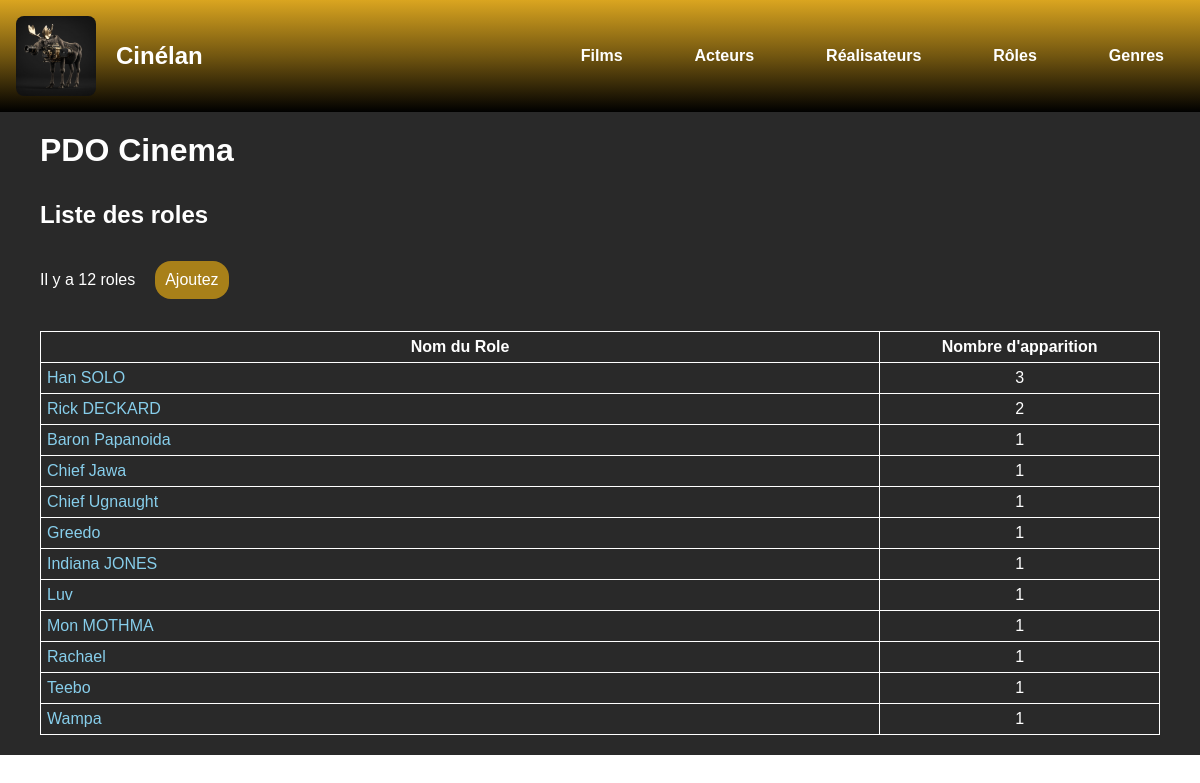
Page /index.php?action=listRoles on the earlier database version.
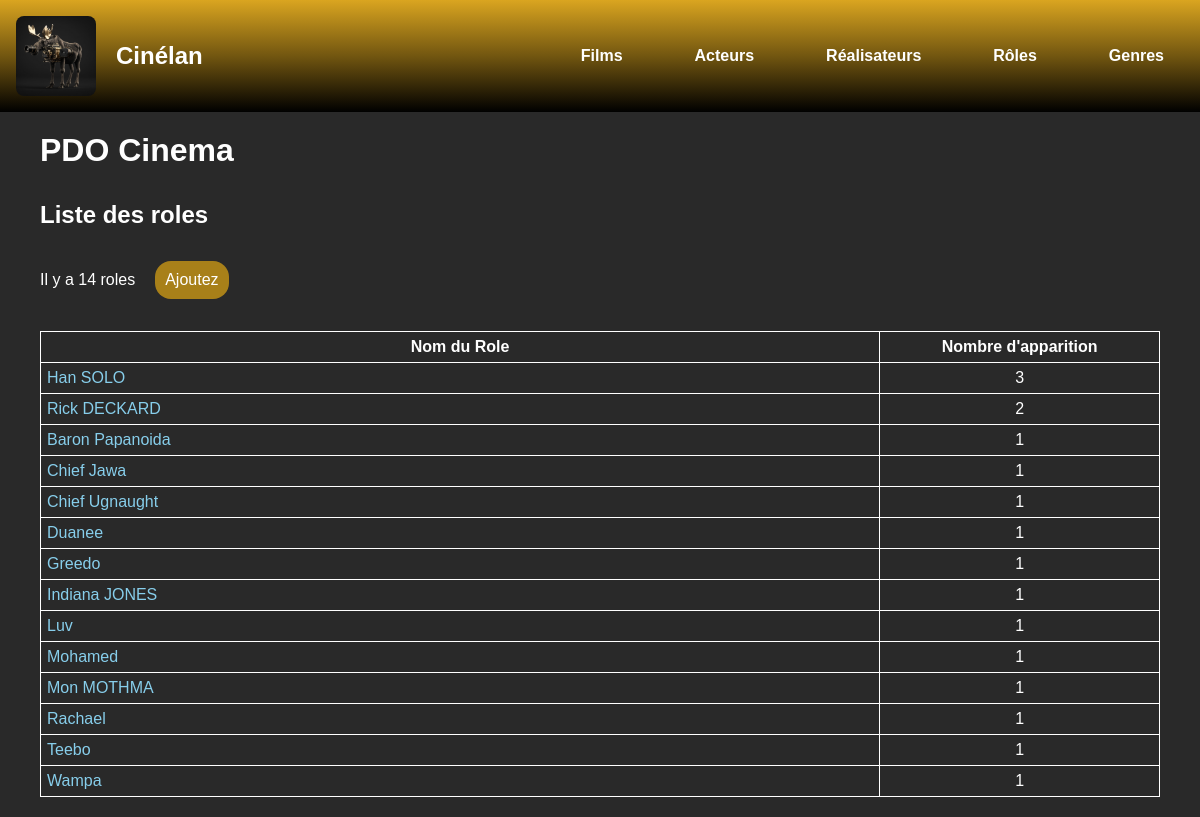
Same page on the later database version.
### tables this page shows
CREATE TABLE IF NOT EXISTS `role` (
  `id_role` int(11) NOT NULL AUTO_INCREMENT,
  `nom_role` varchar(50) NOT NULL,
  PRIMARY KEY (`id_role`)
);

### controller/CinemaController.php (called while the page is built, shortened)
<?php
class CinemaController
{
    public function listRoles()
    {
        $pdo = Connect::seConnecter();
        $requete = $pdo->query("
            SELECT r.nom_role , COUNT(c.id_role) AS nbLa ,r.id_role AS id
            FROM role r
            INNER JOIN casting c ON r.id_role = c.id_role
            GROUP BY r.id_role
            ORDER BY nbLa DESC , r.nom_role ASC
        ");
        require "view/list/listRoles.php";
    }
}

### view/list/listRoles.php (the view, shortened to what this page needs)
<div class="surTableau">
    <p>Il y a <?= $requete->rowCount() ?> roles</p>
    <a href="index.php?action=formRole">Ajoutez</a>
</div>
<table>
    <thead>
        <tr>
            <th>Nom du Role</th>
            <th>Nombre d'apparition</th>
        </tr>
    </thead>
    <tbody>
        <?php foreach ($requete->fetchAll() as $role) { ?>
            <tr>
                <td><a href="index.php?action=detRoles&id=<?= $role["id"] ?>"><?= $role["nom_role"] ?></a></td>
                <td class="toCenter petit"><?= $role["nbLa"] ?></td>
            </tr>
        <?php } ?>
    </tbody>
</table>
<?php
require "view/template.php";
?>

Differences in the rows shown:
added role: nom_role "Duanee", nbLa "1"
added role: nom_role "Mohamed", nbLa "1"
Other differences:
$requete->rowCount(): "12" → "14"
